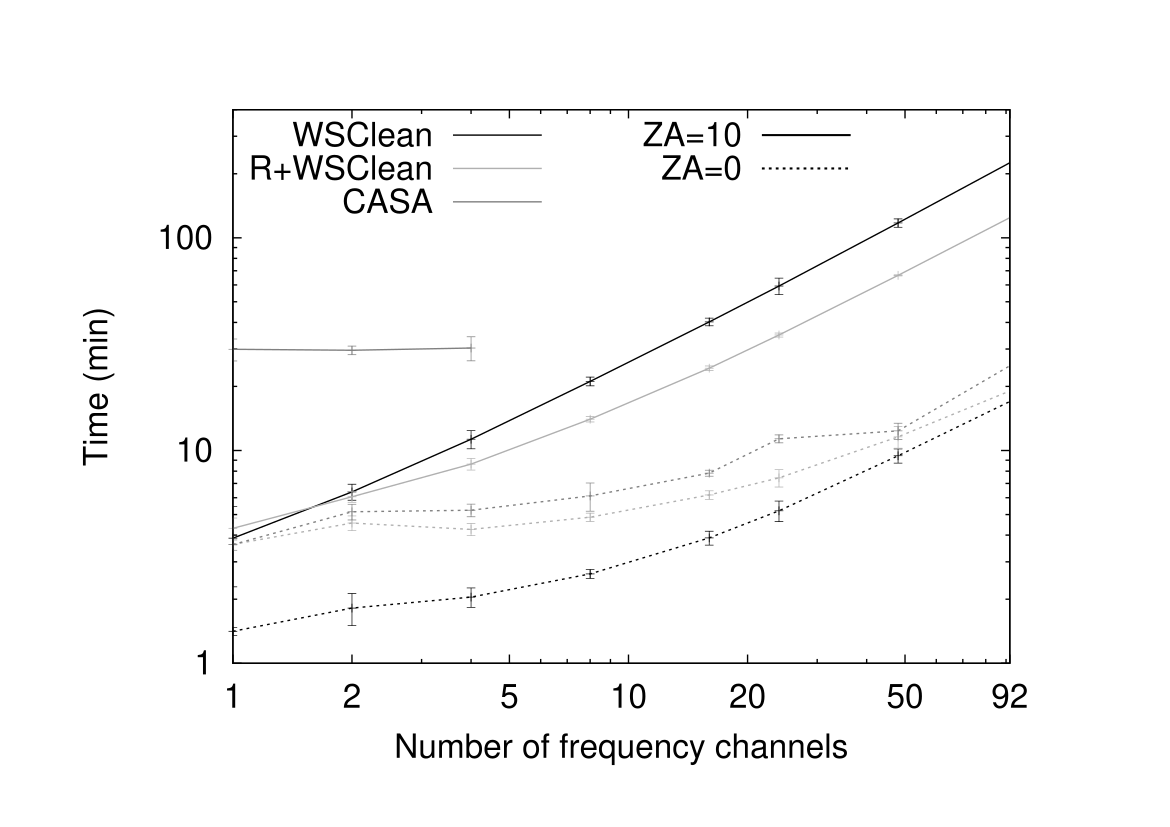

Recreate this plot in gnuplot.
set terminal postscript enhanced color font 'Helvetica,24'
set logscale xy
set xrange [:92]
set yrange [:400]
set output "channels-bw.ps"
set key top left vertical maxrows 3
set xtics ("1" 1, "2" 2, "" 3 1, "" 4 1, "5" 5, "" 6 1, "" 7 1, "" 8 1, "" 9 1, "10" 10, "20" 20, "" 30 1, "" 40 1, "50" 50, "" 60 1, "" 70 1, "" 80 1, "" 90 1, "92" 92)
set xlabel "Number of frequency channels"
set ylabel "Time (min)"
plot "timings-ZA010-channels-wsclean.txt" using 2:(column(3)/60) with lines lw 2.0 lc rgb "#000000" lt 1 title "WSClean", \
     "timings-ZA010-channels-wsclean.txt" using 2:(column(3)/60):(column(4)/60*5) with errorbars lc rgb "#000000" lt 1 title "", \
		 "timings-ZA010-channels-wssclean.txt" using 2:(column(3)/60+132.6/60) with lines lw 2.0 lc rgb "#B0B0B0" lt 1 title "R+WSClean", \
     "timings-ZA010-channels-wssclean.txt" using 2:(column(3)/60+132.6/60):(column(4)/60*5) with errorbars lc rgb "#B0B0B0" lt 1 title "", \
     "timings-ZA010-channels-casa.txt" using 2:(column(3)/60) with lines lw 2.0 lt 1 lc rgb "#808080" title "CASA", \
     "timings-ZA010-channels-casa.txt" using 2:(column(3)/60):(column(4)/60*5) with errorbars lt 1 lc rgb "#808080" title "", \
     "timings-channels-wsclean.txt" using 2:(column(3)/60) with lines lw 2.0 lc rgb "#000000" lt 3 title "", \
     "timings-channels-wsclean.txt" using 2:(column(3)/60):(column(4)/60*5) with errorbars lc rgb "#000000" lt 1 title "", \
		 "timings-channels-wssclean.txt" using 2:(column(3)/60+132.6/60) with lines lw 2.0 lc rgb "#B0B0B0" lt 3 title "", \
     "timings-channels-wssclean.txt" using 2:(column(3)/60+132.6/60):(column(4)/60*5) with errorbars lc rgb "#B0B0B0" lt 1 title "", \
     "timings-channels-casa.txt" using 2:(column(3)/60) with lines lw 2.0 lt 3 lc rgb "#808080" title "", \
     "timings-channels-casa.txt" using 2:(column(3)/60):(column(4)/60*5) with errorbars lt 1 lc rgb "#808080" title "", \
		 NaN lt 1 lw 3 lc rgb "#000000" title "ZA=10", NaN lt 3 lw 3 lc rgb "#000000" title "ZA=0"
		 
